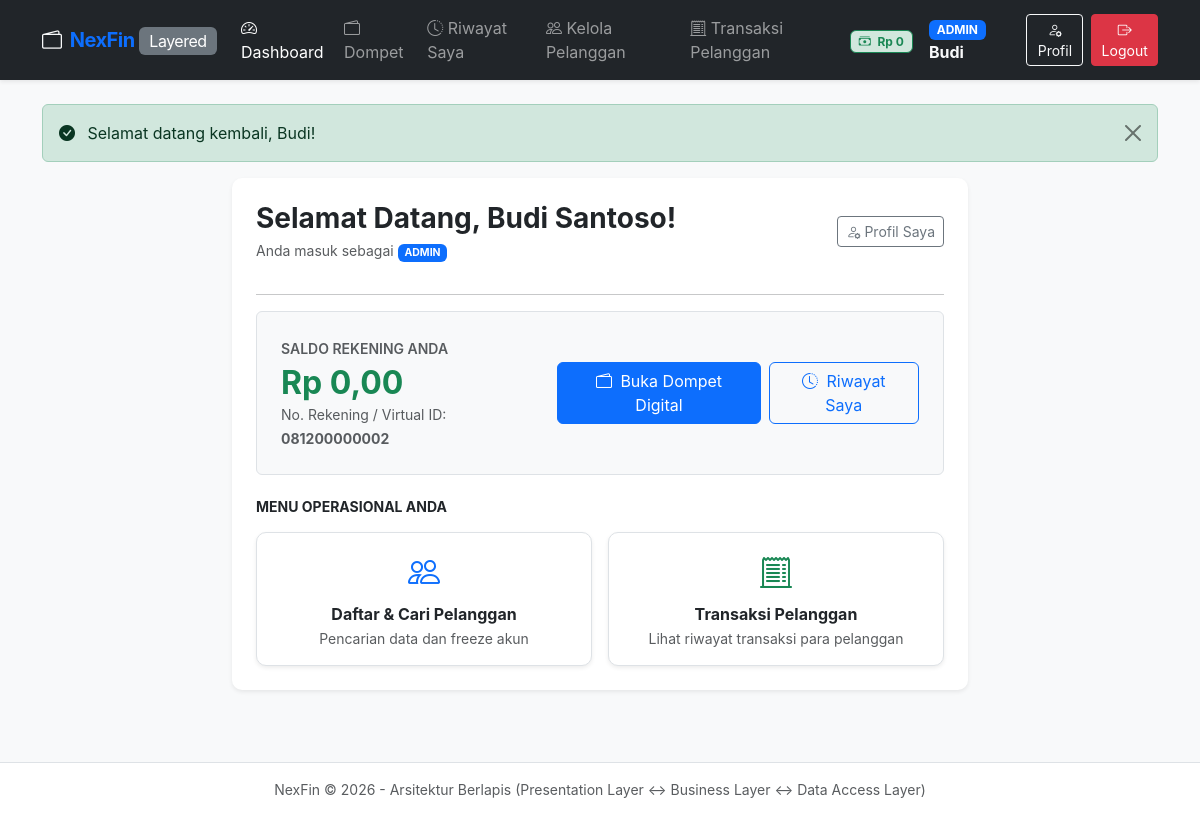
The app's page /Layered/index.php?page=dashboard (signed in), older data.
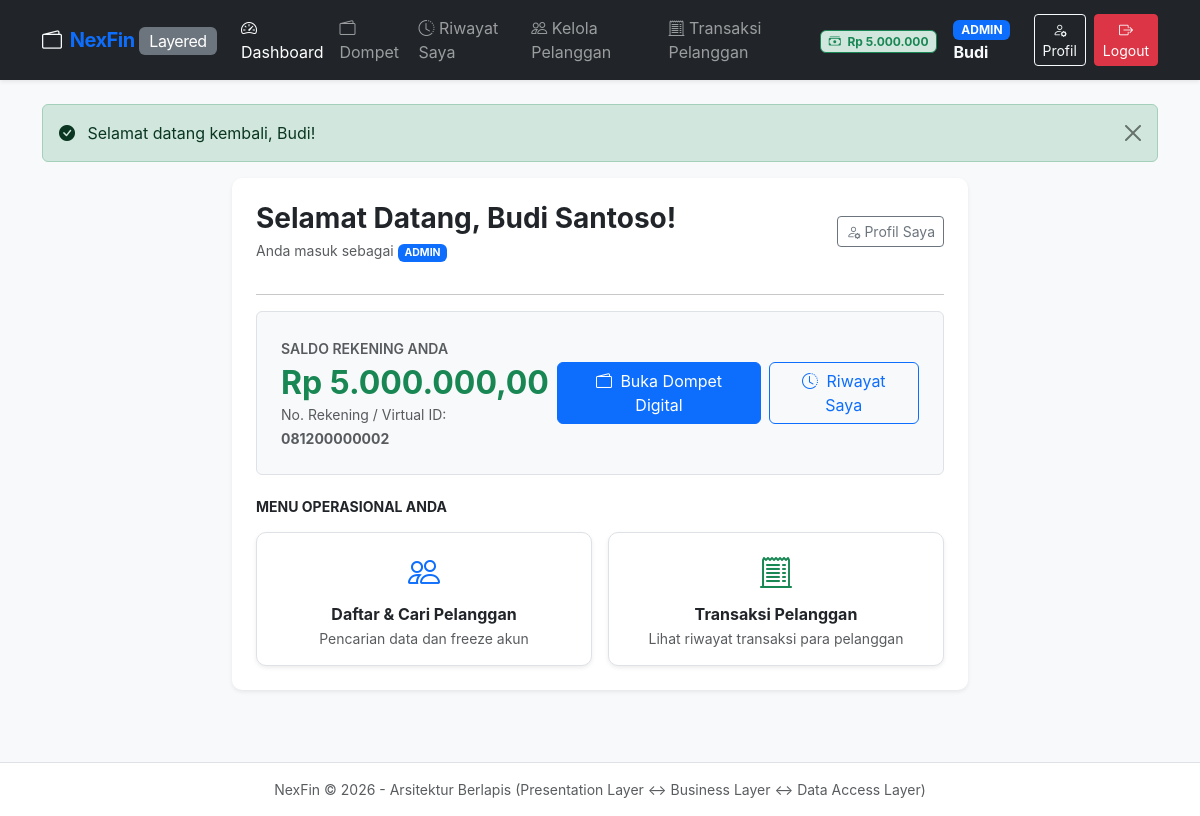
The same page, newer data.
### tables this page shows
CREATE TABLE `users` (
    `id` INT AUTO_INCREMENT PRIMARY KEY,
    `nama_depan` VARCHAR(50) NOT NULL,
    `nama_belakang` VARCHAR(50) NOT NULL,
    `no_hp` VARCHAR(20) NOT NULL UNIQUE,
    `email` VARCHAR(100) NOT NULL UNIQUE,
    `password` VARCHAR(255) NOT NULL,
    `role` ENUM('pelanggan', 'admin', 'super_admin') NOT NULL DEFAULT 'pelanggan',
    `status_aktif` BOOLEAN NOT NULL DEFAULT TRUE,
    `saldo` DECIMAL(15, 2) NOT NULL DEFAULT 0.00,
    `created_by` INT NULL,
    `created_at` TIMESTAMP NOT NULL DEFAULT CURRENT_TIMESTAMP,
    `updated_at` TIMESTAMP NOT NULL DEFAULT CURRENT_TIMESTAMP ON UPDATE CURRENT_TIMESTAMP,
    CONSTRAINT `fk_users_created_by` FOREIGN KEY (`created_by`) REFERENCES `users`(`id`) ON DELETE SET NULL ON UPDATE CASCADE
);

### Layered/src/presentation/AuthController.php (called while the page is built, shortened)
<?php
require_once __DIR__ . '/../business/WalletService.php';
require_once __DIR__ . '/../data_access/UserRepository.php';
class AuthController {
    private $walletService;
    public function __construct() {
        $this->walletService = new WalletService();
    }
    public function dashboard() {
        $user = $_SESSION['user'];
        $role = $user['role'];
        $userId = $user['id'];
        if ($role === 'pelanggan' || $role === 'admin') {
            try {
                $freshBalance = $this->walletService->getBalance($userId);
                $user['saldo'] = $freshBalance;
            } catch (Exception $e) {}
        }
        require __DIR__ . '/views/dashboard/index.php';
    }
}

### Layered/src/data_access/UserRepository.php (called while the page is built, shortened)
<?php
require_once __DIR__ . '/../../config/Database.php';
class UserRepository {
    private $db;
    public function __construct() {
        $this->db = Database::getConnection();
    }
    public function findById($id) {
        $stmt = $this->db->prepare("SELECT * FROM users WHERE id = :id LIMIT 1");
        $stmt->execute(['id' => $id]);
        return $stmt->fetch();
    }
}

### Layered/config/Database.php (called while the page is built)
<?php
class Database {
    private static $host = '127.0.0.1';
    private static $db_name = 'nexfin_db';
    private static $username = 'root';
    private static $password = '';
    private static $port = '3306';
    private static $pdo = null;
    public static function getConnection() {
        if (self::$pdo === null) {
            try {
                $dsn = "mysql:host=" . self::$host . ";port=" . self::$port . ";dbname=" . self::$db_name . ";charset=utf8mb4";
                self::$pdo = new PDO($dsn, self::$username, self::$password, [
                    PDO::ATTR_ERRMODE            => PDO::ERRMODE_EXCEPTION,
                    PDO::ATTR_DEFAULT_FETCH_MODE => PDO::FETCH_ASSOC,
                    PDO::ATTR_EMULATE_PREPARES   => false,
                ]);
            } catch (PDOException $e) {
                die("Koneksi Database Gagal" . $e->getMessage() . "<br>");
            }
        }
        return self::$pdo;
    }
}

### Layered/src/business/WalletService.php (called while the page is built, shortened)
<?php
require_once __DIR__ . '/../data_access/UserRepository.php';
class WalletService {
    private $userRepository;
    public function __construct() {
        $this->userRepository = new UserRepository();
    }
    public function getBalance($userId) {
        $user = $this->userRepository->findById($userId);
        return (float)$user['saldo'];
    }
}

### Layered/src/presentation/views/dashboard/index.php (the view, shortened to what the changed rows need)
<?php require __DIR__ . '/../layout/header.php'; ?>
<div class="row justify-content-center">
    <div class="col-lg-8">
        <div class="card p-4 shadow-sm mb-4">
            <div class="d-flex justify-content-between align-items-center mb-3">
                <div>
                    <h3 class="fw-bold mb-1 text-dark">
                        Selamat Datang, <?= htmlspecialchars($user['nama_depan'] . ' ' . $user['nama_belakang']) ?>!
                    </h3>
                    <p class="text-muted small mb-0">
                        Anda masuk sebagai <span class="badge bg-primary text-uppercase"><?= htmlspecialchars(str_replace('_', ' ', $user['role'])) ?></span>
                    </p>
                </div>
                <a href="index.php?page=profile" class="btn btn-outline-secondary btn-sm">
                    <i class="bi bi-person-gear"></i> Profil Saya
                </a>
            </div>
            <hr>
            <?php if ($user['role'] === 'pelanggan' || $user['role'] === 'admin'): ?>
                <div class="p-4 bg-light rounded border mb-4">
                    <div class="d-flex justify-content-between align-items-center">
                        <div>
                            <span class="text-muted small text-uppercase fw-semibold">Saldo Rekening Anda</span>
                            <h2 class="text-success fw-bold mb-0 mt-1">
                                Rp <?= number_format($user['saldo'], 2, ',', '.') ?>
                            </h2>
                            <small class="text-muted">No. Rekening / Virtual ID: <strong><?= htmlspecialchars($user['no_hp']) ?></strong></small>
                        </div>
                        <div class="d-flex gap-2">
                            <a href="index.php?page=wallet" class="btn btn-primary">
                                <i class="bi bi-wallet2 me-1"></i> Buka Dompet Digital
                            </a>
                            <a href="index.php?page=wallet-history" class="btn btn-outline-primary">
                                <i class="bi bi-clock-history me-1"></i> Riwayat Saya
                            </a>
                        </div>
                    </div>
                </div>
            <?php endif; ?>
            <h6 class="fw-bold text-dark text-uppercase small mb-3">Menu Operasional Anda</h6>
            <div class="row g-3">
                <?php if ($user['role'] === 'super_admin'): ?>
                    <div class="col-md-4">
                        <a href="index.php?page=customers" class="card text-decoration-none p-3 h-100 border text-center hover-shadow">
                            <i class="bi bi-people text-primary fs-2 mb-2"></i>
                            <h6 class="fw-bold text-dark mb-1">Kelola Pelanggan</h6>
                            <small class="text-muted">CRUD data seluruh pelanggan</small>
                        </a>
                    </div>
                    <div class="col-md-4">
                        <a href="index.php?page=admins" class="card text-decoration-none p-3 h-100 border text-center hover-shadow">
                            <i class="bi bi-shield-lock text-success fs-2 mb-2"></i>
                            <h6 class="fw-bold text-dark mb-1">Pengelolaan Admin</h6>
                            <small class="text-muted">Angkat pelanggan jadi admin</small>
                        </a>
                    </div>
                    <div class="col-md-4">
                        <a href="index.php?page=admin-activities" class="card text-decoration-none p-3 h-100 border text-center hover-shadow">
                            <i class="bi bi-activity text-warning fs-2 mb-2"></i>
                            <h6 class="fw-bold text-dark mb-1">Aktivitas Admin</h6>
                            <small class="text-muted">Pantau log supervisi admin</small>
                        </a>
                    </div>
                <?php elseif ($user['role'] === 'admin'): ?>
                    <div class="col-md-6">
                        <a href="index.php?page=customers" class="card text-decoration-none p-3 h-100 border text-center hover-shadow">
                            <i class="bi bi-people text-primary fs-2 mb-2"></i>
                            <h6 class="fw-bold text-dark mb-1">Daftar & Cari Pelanggan</h6>
                            <small class="text-muted">Pencarian data dan freeze akun</small>
                        </a>
                    </div>
                    <div class="col-md-6">
                        <a href="index.php?page=customer-transactions" class="card text-decoration-none p-3 h-100 border text-center hover-shadow">
                            <i class="bi bi-receipt-cutoff text-success fs-2 mb-2"></i>
                            <h6 class="fw-bold text-dark mb-1">Transaksi Pelanggan</h6>
                            <small class="text-muted">Lihat riwayat transaksi para pelanggan</small>
                        </a>
                    </div>
                <?php endif; ?>
            </div>
        </div>
    </div>
</div>
<?php require __DIR__ . '/../layout/footer.php'; ?>

### Layered/src/presentation/views/layout/header.php (shortened to what the changed rows need)
<?php
$currentUser = $_SESSION['user'] ?? null;
$page = $_GET['page'] ?? '';
?>
<!DOCTYPE html>
<html lang="id">
<head>
    <link href="https://cdn.jsdelivr.net/npm/bootstrap@5.3.3/dist/css/bootstrap.min.css" rel="stylesheet">
    <link href="https://cdn.jsdelivr.net/npm/bootstrap-icons@1.11.3/font/bootstrap-icons.min.css" rel="stylesheet">
</head>
<body>
<nav class="navbar navbar-expand-lg navbar-dark bg-dark mb-4 shadow-sm">
    <div class="container">
        <a class="navbar-brand text-primary fw-bold" href="index.php?page=dashboard">
            <i class="bi bi-wallet2 text-light me-1"></i> NexFin <span class="badge bg-secondary fs-6 fw-normal">Layered</span>
        </a>
        <div class="collapse navbar-collapse" id="navMenu">
            <?php if ($currentUser): ?>
                <ul class="navbar-nav me-auto mb-2 mb-lg-0">
                    <li class="nav-item">
                        <a class="nav-link <?= $page === 'dashboard' ? 'active' : '' ?>" href="index.php?page=dashboard">
                            <i class="bi bi-speedometer2"></i> Dashboard
                        </a>
                    </li>
                    <?php if ($currentUser['role'] === 'pelanggan' || $currentUser['role'] === 'admin'): ?>
                        <li class="nav-item">
                            <a class="nav-link <?= $page === 'wallet' ? 'active' : '' ?>" href="index.php?page=wallet">
                                <i class="bi bi-wallet2"></i> Dompet
                            </a>
                        </li>
                        <li class="nav-item">
                            <a class="nav-link <?= $page === 'wallet-history' ? 'active' : '' ?>" href="index.php?page=wallet-history">
                                <i class="bi bi-clock-history"></i> Riwayat Saya
                            </a>
                        </li>
                    <?php endif; ?>
                    <?php if ($currentUser['role'] === 'admin' || $currentUser['role'] === 'super_admin'): ?>
                        <li class="nav-item">
                            <a class="nav-link <?= ($page === 'customers' || $page === 'customer-create' || $page === 'customer-edit') ? 'active' : '' ?>" href="index.php?page=customers">
                                <i class="bi bi-people"></i> Kelola Pelanggan
                            </a>
                        </li>
                    <?php endif; ?>
                    <?php if ($currentUser['role'] === 'admin' || $currentUser['role'] === 'super_admin'): ?>
                        <li class="nav-item">
                            <a class="nav-link <?= $page === 'customer-transactions' ? 'active' : '' ?>" href="index.php?page=customer-transactions">
                                <i class="bi bi-receipt-cutoff"></i> Transaksi Pelanggan
                            </a>
                        </li>
                    <?php endif; ?>
                </ul>
                <ul class="navbar-nav ms-auto align-items-center">
                    <?php if (isset($currentUser['saldo']) && ($currentUser['role'] === 'pelanggan' || $currentUser['role'] === 'admin')): ?>
                        <li class="nav-item me-3 text-light">
                            <span class="badge bg-success-subtle text-success border border-success px-2 py-1">
                                <i class="bi bi-cash-stack me-1"></i> Rp <?= number_format($currentUser['saldo'], 0, ',', '.') ?>
                            </span>
                        </li>
                    <?php endif; ?>
                    <li class="nav-item me-3 text-light">
                        <span class="badge bg-primary badge-role me-1"><?= htmlspecialchars(str_replace('_', ' ', $currentUser['role'])) ?></span>
                        <strong><?= htmlspecialchars($currentUser['nama_depan']) ?></strong>
                    </li>
                    <li class="nav-item me-2">
                        <a href="index.php?page=profile" class="btn btn-sm btn-outline-light">
                            <i class="bi bi-person-gear"></i> Profil
                        </a>
                    </li>
                    <li class="nav-item">
                        <a href="index.php?page=logout" class="btn btn-sm btn-danger">
                            <i class="bi bi-box-arrow-right"></i> Logout
                        </a>
                    </li>
                </ul>
            <?php endif; ?>
        </div>
    </div>
</nav>
<div class="container pb-5">
    <?php if (!empty($_SESSION['success'])): ?>
        <div class="alert alert-success alert-dismissible fade show" role="alert">
            <i class="bi bi-check-circle-fill me-2"></i> <?= $_SESSION['success'] ?>
            <button type="button" class="btn-close" data-bs-dismiss="alert"></button>
        </div>
    <?php endif; ?>

Row changes from the older to the newer data that the page shows:
changed users "Budi Santoso": saldo "0" → "5.000.000"; saldo "0,00" → "5.000.000,00"
